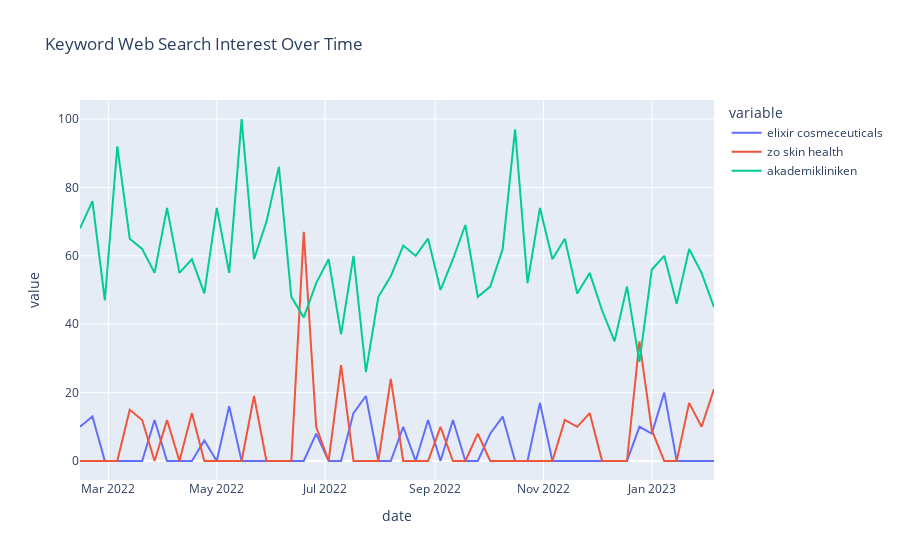

The cell this chart's notebook holds for it:
### Code cell
def interest_over_time():
    
    import plotly.express as px

    pytrends = TrendReq(hl='en-US', tz=60, geo='SE')
    kw_list = ['elixir cosmeceuticals', 'zo skin health', 'akademikliniken']
    pytrends.build_payload(kw_list, cat=0, timeframe='today 12-m')

    data = pytrends.interest_over_time() 
    data = data.reset_index() 

    fig = px.line(data, x="date", y=['elixir cosmeceuticals', 'zo skin health', 'akademikliniken'], title='Keyword Web Search Interest Over Time')
    fig.show() 

interest_over_time()

### Figure 1 — Plotly figure (JSON) as saved in the notebook; plotly's stock layout.template omitted (floating-point values rounded to 4 significant figures)
{"data": [{"hovertemplate": "variable=elixir cosmeceuticals<br>date=%{x}<br>value=%{y}<extra></extra>", "legendgroup": "elixir cosmeceuticals", "line": {"color": "#636efa", "dash": "solid"}, "marker": {"symbol": "circle"}, "mode": "lines", "name": "elixir cosmeceuticals", "orientation": "v", "showlegend": true, "type": "scatter", "x": ["2022-02-13T00:00:00", "2022-02-20T00:00:00", "2022-02-27T00:00:00", "2022-03-06T00:00:00", "2022-03-13T00:00:00", "2022-03-20T00:00:00", "2022-03-27T00:00:00", "2022-04-03T00:00:00", "2022-04-10T00:00:00", "2022-04-17T00:00:00", "2022-04-24T00:00:00", "2022-05-01T00:00:00", "2022-05-08T00:00:00", "2022-05-15T00:00:00", "2022-05-22T00:00:00", "2022-05-29T00:00:00", "2022-06-05T00:00:00", "2022-06-12T00:00:00", "2022-06-19T00:00:00", "2022-06-26T00:00:00", "2022-07-03T00:00:00", "2022-07-10T00:00:00", "2022-07-17T00:00:00", "2022-07-24T00:00:00", "2022-07-31T00:00:00", "2022-08-07T00:00:00", "2022-08-14T00:00:00", "2022-08-21T00:00:00", "2022-08-28T00:00:00", "2022-09-04T00:00:00", "2022-09-11T00:00:00", "2022-09-18T00:00:00", "2022-09-25T00:00:00", "2022-10-02T00:00:00", "2022-10-09T00:00:00", "2022-10-16T00:00:00", "2022-10-23T00:00:00", "2022-10-30T00:00:00", "2022-11-06T00:00:00", "2022-11-13T00:00:00", "2022-11-20T00:00:00", "2022-11-27T00:00:00", "2022-12-04T00:00:00", "2022-12-11T00:00:00", "2022-12-18T00:00:00", "2022-12-25T00:00:00", "2023-01-01T00:00:00", "2023-01-08T00:00:00", "2023-01-15T00:00:00", "2023-01-22T00:00:00", "2023-01-29T00:00:00", "2023-02-05T00:00:00"], "xaxis": "x", "y": [10, 13, 0, 0, 0, 0, 12, 0, 0, 0, 6, 0, 16, 0, 0, 0, 0, 0, 0, 8, 0, 0, 14, 19, 0, 0, 10, 0, 12, 0, 12, 0, 0, 8, 13, 0, 0, 17, 0, 0, 0, 0, 0, 0, 0, 10, 8, 20, 0, 0, 0, 0], "yaxis": "y"}, {"hovertemplate": "variable=zo skin health<br>date=%{x}<br>value=%{y}<extra></extra>", "legendgroup": "zo skin health", "line": {"color": "#EF553B", "dash": "solid"}, "marker": {"symbol": "circle"}, "mode": "lines", "name": "zo skin health", "orientation": "v", "showlegend": true, "type": "scatter", "x": ["2022-02-13T00:00:00", "2022-02-20T00:00:00", "2022-02-27T00:00:00", "2022-03-06T00:00:00", "2022-03-13T00:00:00", "2022-03-20T00:00:00", "2022-03-27T00:00:00", "2022-04-03T00:00:00", "2022-04-10T00:00:00", "2022-04-17T00:00:00", "2022-04-24T00:00:00", "2022-05-01T00:00:00", "2022-05-08T00:00:00", "2022-05-15T00:00:00", "2022-05-22T00:00:00", "2022-05-29T00:00:00", "2022-06-05T00:00:00", "2022-06-12T00:00:00", "2022-06-19T00:00:00", "2022-06-26T00:00:00", "2022-07-03T00:00:00", "2022-07-10T00:00:00", "2022-07-17T00:00:00", "2022-07-24T00:00:00", "2022-07-31T00:00:00", "2022-08-07T00:00:00", "2022-08-14T00:00:00", "2022-08-21T00:00:00", "2022-08-28T00:00:00", "2022-09-04T00:00:00", "2022-09-11T00:00:00", "2022-09-18T00:00:00", "2022-09-25T00:00:00", "2022-10-02T00:00:00", "2022-10-09T00:00:00", "2022-10-16T00:00:00", "2022-10-23T00:00:00", "2022-10-30T00:00:00", "2022-11-06T00:00:00", "2022-11-13T00:00:00", "2022-11-20T00:00:00", "2022-11-27T00:00:00", "2022-12-04T00:00:00", "2022-12-11T00:00:00", "2022-12-18T00:00:00", "2022-12-25T00:00:00", "2023-01-01T00:00:00", "2023-01-08T00:00:00", "2023-01-15T00:00:00", "2023-01-22T00:00:00", "2023-01-29T00:00:00", "2023-02-05T00:00:00"], "xaxis": "x", "y": [0, 0, 0, 0, 15, 12, 0, 12, 0, 14, 0, 0, 0, 0, 19, 0, 0, 0, 67, 10, 0, 28, 0, 0, 0, 24, 0, 0, 0, 10, 0, 0, 8, 0, 0, 0, 0, 0, 0, 12, 10, 14, 0, 0, 0, 35, 9, 0, 0, 17, 10, 21], "yaxis": "y"}, {"hovertemplate": "variable=akademikliniken<br>date=%{x}<br>value=%{y}<extra></extra>", "legendgroup": "akademikliniken", "line": {"color": "#00cc96", "dash": "solid"}, "marker": {"symbol": "circle"}, "mode": "lines", "name": "akademikliniken", "orientation": "v", "showlegend": true, "type": "scatter", "x": ["2022-02-13T00:00:00", "2022-02-20T00:00:00", "2022-02-27T00:00:00", "2022-03-06T00:00:00", "2022-03-13T00:00:00", "2022-03-20T00:00:00", "2022-03-27T00:00:00", "2022-04-03T00:00:00", "2022-04-10T00:00:00", "2022-04-17T00:00:00", "2022-04-24T00:00:00", "2022-05-01T00:00:00", "2022-05-08T00:00:00", "2022-05-15T00:00:00", "2022-05-22T00:00:00", "2022-05-29T00:00:00", "2022-06-05T00:00:00", "2022-06-12T00:00:00", "2022-06-19T00:00:00", "2022-06-26T00:00:00", "2022-07-03T00:00:00", "2022-07-10T00:00:00", "2022-07-17T00:00:00", "2022-07-24T00:00:00", "2022-07-31T00:00:00", "2022-08-07T00:00:00", "2022-08-14T00:00:00", "2022-08-21T00:00:00", "2022-08-28T00:00:00", "2022-09-04T00:00:00", "2022-09-11T00:00:00", "2022-09-18T00:00:00", "2022-09-25T00:00:00", "2022-10-02T00:00:00", "2022-10-09T00:00:00", "2022-10-16T00:00:00", "2022-10-23T00:00:00", "2022-10-30T00:00:00", "2022-11-06T00:00:00", "2022-11-13T00:00:00", "2022-11-20T00:00:00", "2022-11-27T00:00:00", "2022-12-04T00:00:00", "2022-12-11T00:00:00", "2022-12-18T00:00:00", "2022-12-25T00:00:00", "2023-01-01T00:00:00", "2023-01-08T00:00:00", "2023-01-15T00:00:00", "2023-01-22T00:00:00", "2023-01-29T00:00:00", "2023-02-05T00:00:00"], "xaxis": "x", "y": [68, 76, 47, 92, 65, 62, 55, 74, 55, 59, 49, 74, 55, 100, 59, 70, 86, 48, 42, 52, 59, 37, 60, 26, 48, 54, 63, 60, 65, 50, 59, 69, 48, 51, 62, 97, 52, 74, 59, 65, 49, 55, 44, 35, 51, 29, 56, 60, 46, 62, 55, 45], "yaxis": "y"}], "layout": {"autosize": true, "legend": {"title": {"text": "variable"}, "tracegroupgap": 0}, "title": {"text": "Keyword Web Search Interest Over Time"}, "xaxis": {"anchor": "y", "autorange": true, "domain": [0, 1], "range": ["2022-02-13", "2023-02-05"], "title": {"text": "date"}, "type": "date"}, "yaxis": {"anchor": "x", "autorange": true, "domain": [0, 1], "range": [-5.556, 105.6], "title": {"text": "value"}, "type": "linear"}}}
